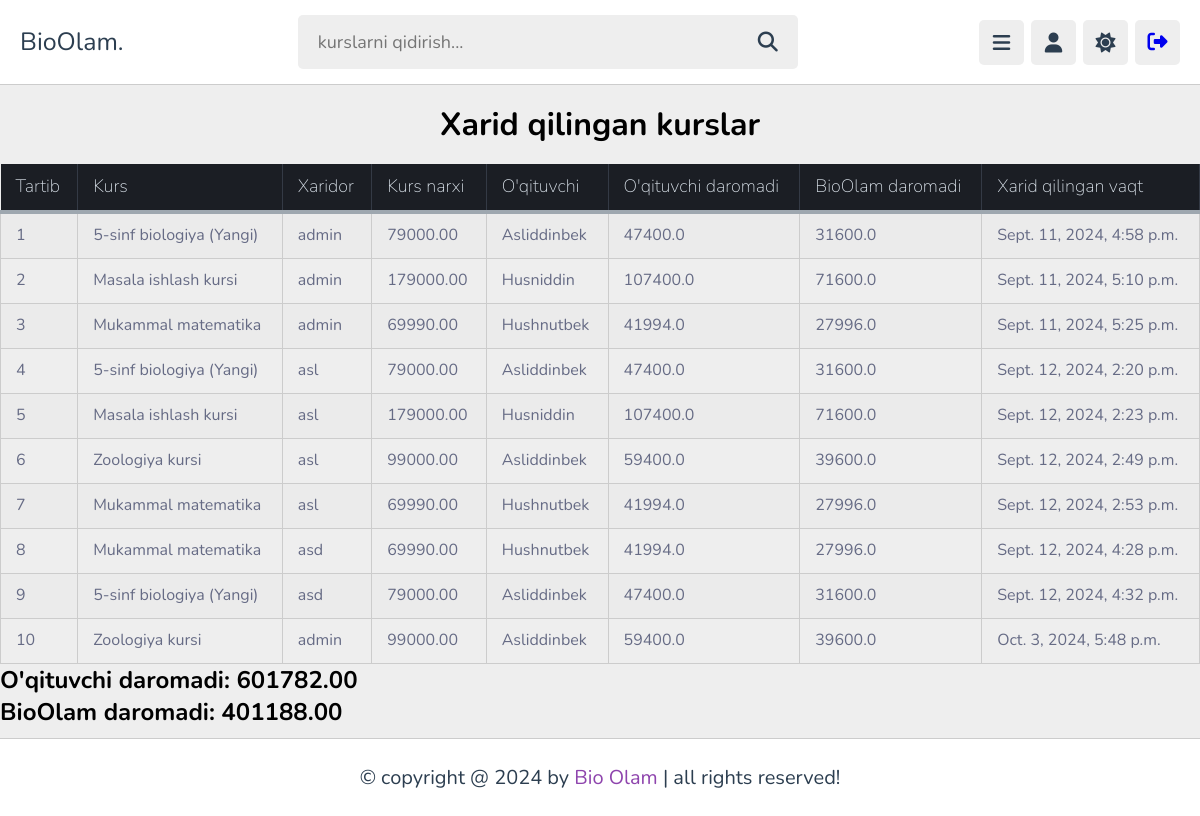
Before: /earning/ (signed in) with the older database file.
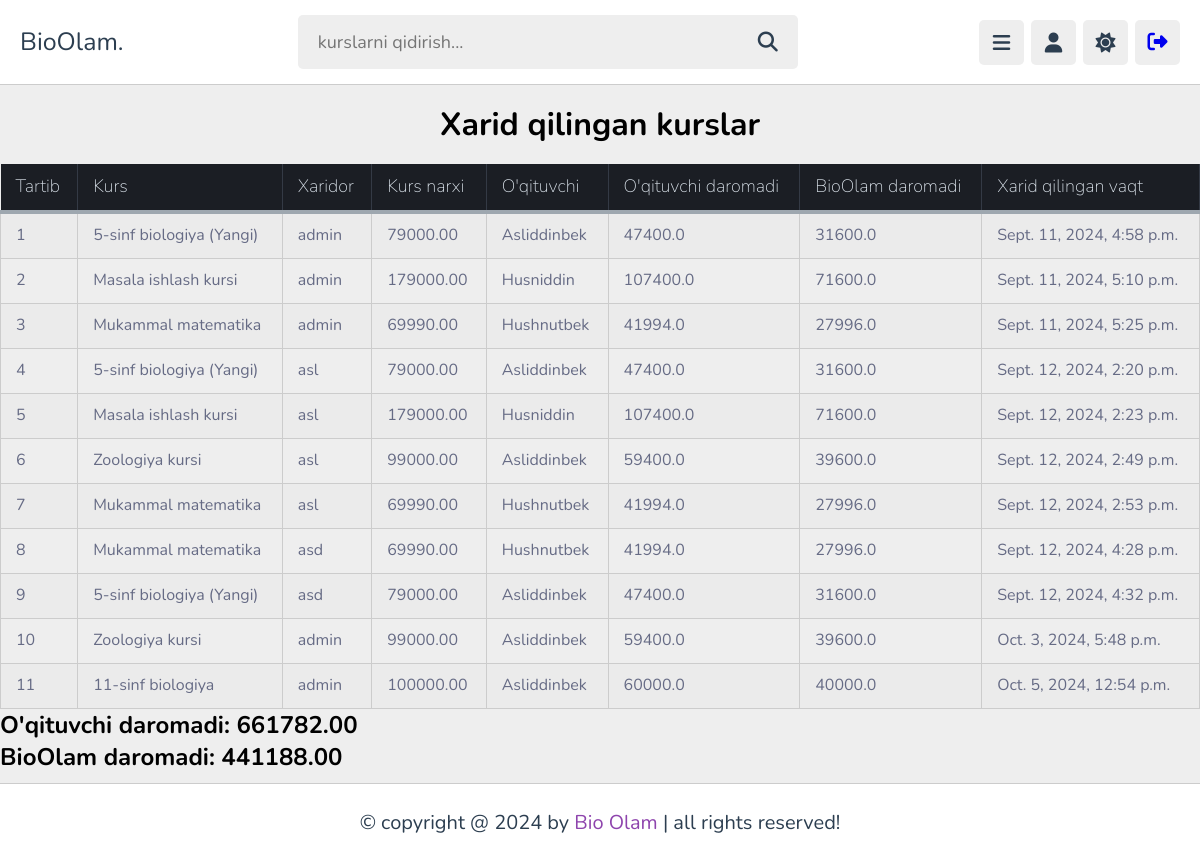
After: the same page with the newer database file.
### users/models.py (models this page shows, shortened)
class PurchasedPlaylist(models.Model):
    user = models.ForeignKey(
        User,
        on_delete=models.CASCADE,
        related_name='purchased_playlists'
    )
    subcategory = models.ForeignKey(
        Subcategory,
        on_delete=models.CASCADE,
        related_name='purchased_by_users'
    )
    purchased_at = models.DateTimeField(auto_now_add=True)
    class Meta:
        unique_together = ('user', 'subcategory')

class Teachers(models.Model):
    class TeacherType(models.TextChoices):
        Other = "Other", "Other"
        Biology = "Biologiya", "Biology"
        Chemistry = "Kimyo", "Chemistry"
        Physics = "Physics", "Physics"
        Math = "Matematika", "Math"
        English = "Ingliz tili", "English"
        History = "Tarix", "History"
        Geography = "Geografiya", "Geography"
        ComputerScience = "Computer Science", "Computer Science"
        Literature = "Adabiyot", "Literature"
        Art = "San'at", "Art"
        Music = "Musiqa", "Music"
    user = models.OneToOneField(
        User,
        on_delete=models.CASCADE,
        related_name='teacher'
    )
    profile = models.ForeignKey(
        Profile,
        on_delete=models.CASCADE,
        related_name='user_teachers',
    )
    teacher_type = models.CharField(
        max_length=200,
        choices=TeacherType.choices,
        default=TeacherType.Other
    )
    bio = models.TextField()
    courses_num = models.IntegerField(default=0)
    videos_num = models.IntegerField(default=0)
    student_num = models.IntegerField(default=0)
    likes_num = models.IntegerField(default=0)
    comments_num = models.IntegerField(default=0)
    income = models.DecimalField(max_digits=10, decimal_places=2, default=0.0)

### courses/models.py (models this page shows, shortened)
class Subcategory(models.Model):
    class CourseType(models.TextChoices):
        Free = "Free", "Free"
        Paid = "Paid", "Paid"
    category = models.ForeignKey(
        Category,
        on_delete=models.CASCADE,
        related_name='subcategories'
    )
    teacher = models.ForeignKey(
        'users.Teachers',
        on_delete=models.CASCADE,
        related_name='subcategories'
    )
    course_type = models.CharField(
        max_length=200,
        choices=CourseType.choices,
        default=CourseType.Free
    )
    name = models.CharField(max_length=100)
    descriptions = models.TextField()
    image = models.ImageField(
        upload_to="subcategory/",
        blank=True,
        null=True
    )
    created_at = models.DateTimeField(auto_now_add=True)
    student_count = models.IntegerField(default=0)
    course_duration = models.IntegerField(default=0)
    videos_count = models.IntegerField(default=0)
    is_payment = models.BooleanField(default=False)
    old_price = models.IntegerField(default=0)
    price = models.BigIntegerField(default=0)

### pages/views.py (the view)
# urls.py: path('earning/', earning_list, name='earning'),
@login_required
def earning_list(request):
    if not (hasattr(request.user, 'teacher') or request.user.is_staff):
        messages.error(request, "Sizga bu sahifaga kirishga ruxsat yo'q.")
        return redirect('home_page')  # Redirect qilingan sahifani yozing
    purchased_playlists = PurchasedPlaylist.objects.select_related('subcategory', 'user')
    if hasattr(request.user, 'teacher') and not request.user.is_staff:
        purchased_playlists = purchased_playlists.filter(subcategory__teacher=request.user.teacher)
    total_teacher_income = 0
    total_admin_income = 0
    for purchase in purchased_playlists:
        teacher_income = purchase.subcategory.price * 0.6  # O'qituvchi daromadi (60%)
        admin_income = purchase.subcategory.price * 0.4  # BioOlam daromadi (40%)
        total_teacher_income += teacher_income
        total_admin_income += admin_income
    context = {
        'purchased_playlists': purchased_playlists,
        'total_teacher_income': total_teacher_income,
        'total_admin_income': total_admin_income,
    }
    return render(request, "earnings/earnings_list.html", context)

### pages/templatetags/custom_filters.py (called while the page is built)
@register.filter
def mul(value, arg):
    try:
        value = float(value)  # Value ni float ga o'zgartirish
        arg = float(arg)      # Arg ni float ga o'zgartirish
        return value * arg
    except (ValueError, TypeError):
        return ''  # Agar o'zgartirishda xato bo'lsa, bo'sh qiymat qaytaradi

### users/context_processor.py (called while the page is built)
def get_user(request):
    user = request.user
    context = {
        'user': user,
    }
    return context

### templates/earnings/earnings_list.html (shortened to what this page needs)
{% extends "base.html" %}
{% load static %}
{% load custom_filters %}
{% block head %}
    <link rel="stylesheet" href="{% static 'css/earnings_list.css' %}">
{% endblock head %}
{% block content %}
    <br><h1 style="text-align: center">Xarid qilingan kurslar</h1><br>
    <div class="table-responsive">
        <table border="1" cellpadding="5" cellspacing="0">
            <thead>
                <tr>
                    <th>Tartib</th>
                    <th>Kurs</th>
                    <th>Xaridor</th>
                    <th>Kurs narxi</th>
                    <th>O'qituvchi</th>
                    <th>O'qituvchi daromadi</th>
                    <th>BioOlam daromadi</th>
                    <th>Xarid qilingan vaqt</th>
                </tr>
            </thead>
            <tbody>
                {% for purchase in purchased_playlists %}
                <tr>
                    <td>{{ forloop.counter }}</td>
                    <td>{{ purchase.subcategory.name }}</td>
                    <td>{{ purchase.user.username }}</td>
                    <td>{{ purchase.subcategory.price|floatformat:2 }}</td>
                    <td>{{ purchase.subcategory.teacher.user.first_name }}</td>
                    <td>{{ purchase.subcategory.price|floatformat:2|mul:0.6 }}</td>
                    <td>{{ purchase.subcategory.price|floatformat:2|mul:0.4 }}</td>
                    <td>{{ purchase.purchased_at }}</td>
                </tr>
                {% endfor %}
            </tbody>
        </table>
    </div>
    <h2 style="text-align: start">O'qituvchi daromadi: {{ total_teacher_income|floatformat:2 }}</h2>
    <h2 style="text-align: start">BioOlam daromadi: {{ total_admin_income|floatformat:2 }}</h2>
{% endblock content %}

Changed rows visible on the page:
added PurchasedPlaylist: subcategory.name "11-sinf biologiya", user.username "admin", subcategory.price "100000.00", subcategory.teacher.user.first_name "Asliddinbek", subcategory.price|mul "60000.0", subcategory.price|mul "40000.0", purchased_at "Oct. 5, 2024, 12:54 p.m."
Other visible differences:
{{ total_teacher_income|floatformat:2 }}: "601782.00" → "661782.00"
{{ total_admin_income|floatformat:2 }}: "401188.00" → "441188.00"
